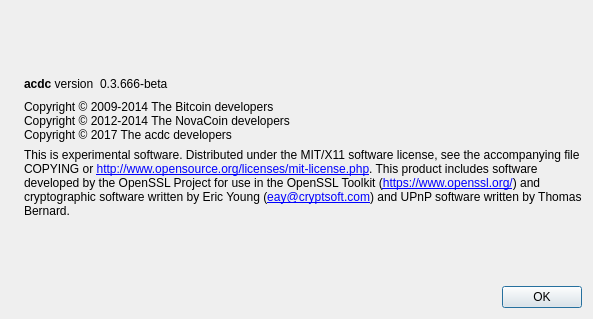
<?xml version="1.0" encoding="UTF-8"?>
<ui version="4.0">
 <class>AboutDialog</class>
 <widget class="QDialog" name="AboutDialog">
  <property name="geometry">
   <rect>
    <x>0</x>
    <y>0</y>
    <width>593</width>
    <height>319</height>
   </rect>
  </property>
  <property name="windowTitle">
   <string>About acdc</string>
  </property>
  <layout class="QHBoxLayout" name="horizontalLayout_2">
   <item>
    <widget class="QLabel" name="label_4">
     <property name="sizePolicy">
      <sizepolicy hsizetype="Preferred" vsizetype="Ignored">
       <horstretch>0</horstretch>
       <verstretch>0</verstretch>
      </sizepolicy>
     </property>
     <property name="pixmap">
      <pixmap resource="../bitcoin.qrc">:/images/about</pixmap>
     </property>
    </widget>
   </item>
   <item>
    <layout class="QVBoxLayout" name="verticalLayout_2">
     <item>
      <spacer name="verticalSpacer_2">
       <property name="orientation">
        <enum>Qt::Vertical</enum>
       </property>
       <property name="sizeHint" stdset="0">
        <size>
         <width>20</width>
         <height>40</height>
        </size>
       </property>
      </spacer>
     </item>
     <item>
      <layout class="QHBoxLayout" name="horizontalLayout">
       <item>
        <widget class="QLabel" name="label">
         <property name="cursor">
          <cursorShape>IBeamCursor</cursorShape>
         </property>
         <property name="text">
          <string>&lt;b&gt;acdc&lt;/b&gt; version</string>
         </property>
         <property name="textInteractionFlags">
          <set>Qt::LinksAccessibleByMouse|Qt::TextSelectableByKeyboard|Qt::TextSelectableByMouse</set>
         </property>
        </widget>
       </item>
       <item>
        <widget class="QLabel" name="versionLabel">
         <property name="cursor">
          <cursorShape>IBeamCursor</cursorShape>
         </property>
         <property name="text">
          <string notr="true">0.3.666-beta</string>
         </property>
         <property name="textInteractionFlags">
          <set>Qt::LinksAccessibleByMouse|Qt::TextSelectableByKeyboard|Qt::TextSelectableByMouse</set>
         </property>
        </widget>
       </item>
       <item>
        <spacer name="horizontalSpacer">
         <property name="orientation">
          <enum>Qt::Horizontal</enum>
         </property>
         <property name="sizeHint" stdset="0">
          <size>
           <width>40</width>
           <height>20</height>
          </size>
         </property>
        </spacer>
       </item>
      </layout>
     </item>
     <item>
      <widget class="QLabel" name="copyrightLabel">
       <property name="cursor">
        <cursorShape>IBeamCursor</cursorShape>
       </property>
       <property name="text">
        <string>Copyright © 2009-2014 The Bitcoin developers
Copyright © 2012-2014 The NovaCoin developers
Copyright © 2017 The acdc developers</string>
       </property>
       <property name="textInteractionFlags">
        <set>Qt::LinksAccessibleByMouse|Qt::TextSelectableByKeyboard|Qt::TextSelectableByMouse</set>
       </property>
      </widget>
     </item>
     <item>
      <widget class="QLabel" name="label_2">
       <property name="cursor">
        <cursorShape>IBeamCursor</cursorShape>
       </property>
       <property name="text">
        <string>
This is experimental software.

Distributed under the MIT/X11 software license, see the accompanying file COPYING or &lt;a href=&quot;http://www.opensource.org/licenses/mit-license.php&quot;&gt;http://www.opensource.org/licenses/mit-license.php&lt;/a&gt;.

This product includes software developed by the OpenSSL Project for use in the OpenSSL Toolkit (&lt;a href=&quot;https://www.openssl.org/&quot;&gt;https://www.openssl.org/&lt;/a&gt;) and cryptographic software written by Eric Young (&lt;a href=&quot;mailto:eay@cryptsoft.com&quot;&gt;eay@cryptsoft.com&lt;/a&gt;) and UPnP software written by Thomas Bernard.</string>
       </property>
       <property name="textFormat">
        <enum>Qt::RichText</enum>
       </property>
       <property name="wordWrap">
        <bool>true</bool>
       </property>
       <property name="textInteractionFlags">
        <set>Qt::LinksAccessibleByMouse|Qt::TextSelectableByKeyboard|Qt::TextSelectableByMouse</set>
       </property>
      </widget>
     </item>
     <item>
      <spacer name="verticalSpacer">
       <property name="orientation">
        <enum>Qt::Vertical</enum>
       </property>
       <property name="sizeHint" stdset="0">
        <size>
         <width>20</width>
         <height>40</height>
        </size>
       </property>
      </spacer>
     </item>
     <item>
      <widget class="QDialogButtonBox" name="buttonBox">
       <property name="orientation">
        <enum>Qt::Horizontal</enum>
       </property>
       <property name="standardButtons">
        <set>QDialogButtonBox::Ok</set>
       </property>
      </widget>
     </item>
    </layout>
   </item>
  </layout>
 </widget>
 <resources>
  <include location="../bitcoin.qrc"/>
 </resources>
 <connections>
  <connection>
   <sender>buttonBox</sender>
   <signal>accepted()</signal>
   <receiver>AboutDialog</receiver>
   <slot>accept()</slot>
   <hints>
    <hint type="sourcelabel">
     <x>360</x>
     <y>308</y>
    </hint>
    <hint type="destinationlabel">
     <x>157</x>
     <y>274</y>
    </hint>
   </hints>
  </connection>
  <connection>
   <sender>buttonBox</sender>
   <signal>rejected()</signal>
   <receiver>AboutDialog</receiver>
   <slot>reject()</slot>
   <hints>
    <hint type="sourcelabel">
     <x>428</x>
     <y>308</y>
    </hint>
    <hint type="destinationlabel">
     <x>286</x>
     <y>274</y>
    </hint>
   </hints>
  </connection>
 </connections>
</ui>
